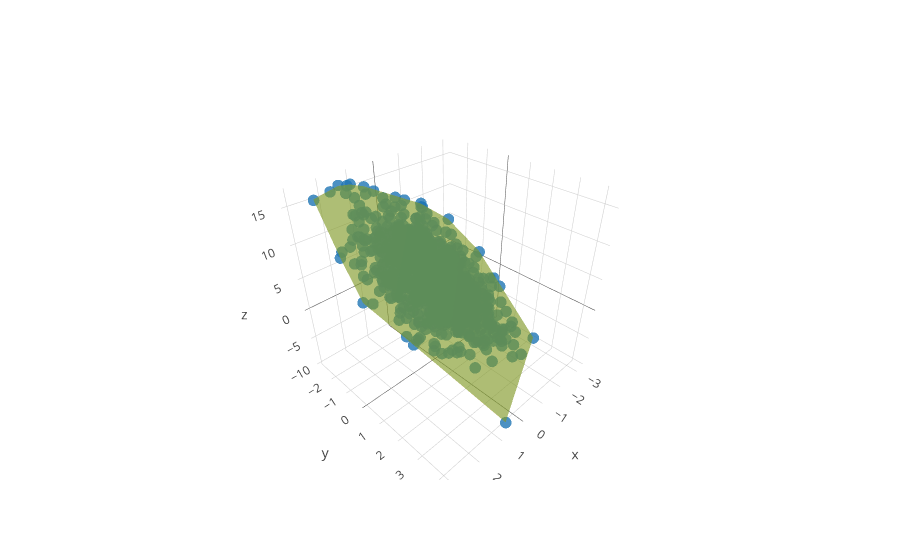

The cell this chart's notebook holds for it:
### Code cell
x = features[:, 0].asnumpy()
y = features[:, 1].asnumpy()
datapoint = go.Scatter3d(
    x=x,
    y=y,
    z=labels.asnumpy(),
    mode='markers',
    marker=dict(
        size=4,
        opacity=0.8
    )
)
true_surface = go.Mesh3d(
    x=x,
    y=y,
    z=x * true_w[0].asscalar() + y * true_w[1].asscalar() + true_b,
    opacity=0.4
)
estimated_surface = go.Mesh3d(
    x=x,
    y=y,
    z=x * w[0].asscalar() + y * w[1].asscalar() + b.asscalar(),
    opacity=0.4
)
fig = go.Figure(data=(scatter, true_surface, estimated_surface))
py.offline.iplot(fig)

### Figure 1 — Plotly figure (JSON) as saved in the notebook; plotly's stock layout.template omitted (floating-point values rounded to 4 significant figures; data arrays with more than 128 entries replaced by an {"elided": "..."} marker saying what was removed)
{"data": [{"marker": {"opacity": 0.8, "size": 4}, "mode": "markers", "type": "scatter3d", "uid": "56a67ca0-ea4a-4e25-bae0-23b75111dc3c", "x": {"elided": "1000 float values"}, "y": {"elided": "1000 float values"}, "z": {"elided": "1000 float values"}}, {"opacity": 0.4, "type": "mesh3d", "uid": "f3f4f344-b6a8-44ba-897c-8eb249f7a92f", "x": {"elided": "1000 float values"}, "y": {"elided": "1000 float values"}, "z": {"elided": "1000 float values"}}, {"opacity": 0.4, "type": "mesh3d", "uid": "3cfabd58-d9ca-4079-a48d-a3a719fdccba", "x": {"elided": "1000 float values"}, "y": {"elided": "1000 float values"}, "z": {"elided": "1000 float values"}}], "layout": {}}
